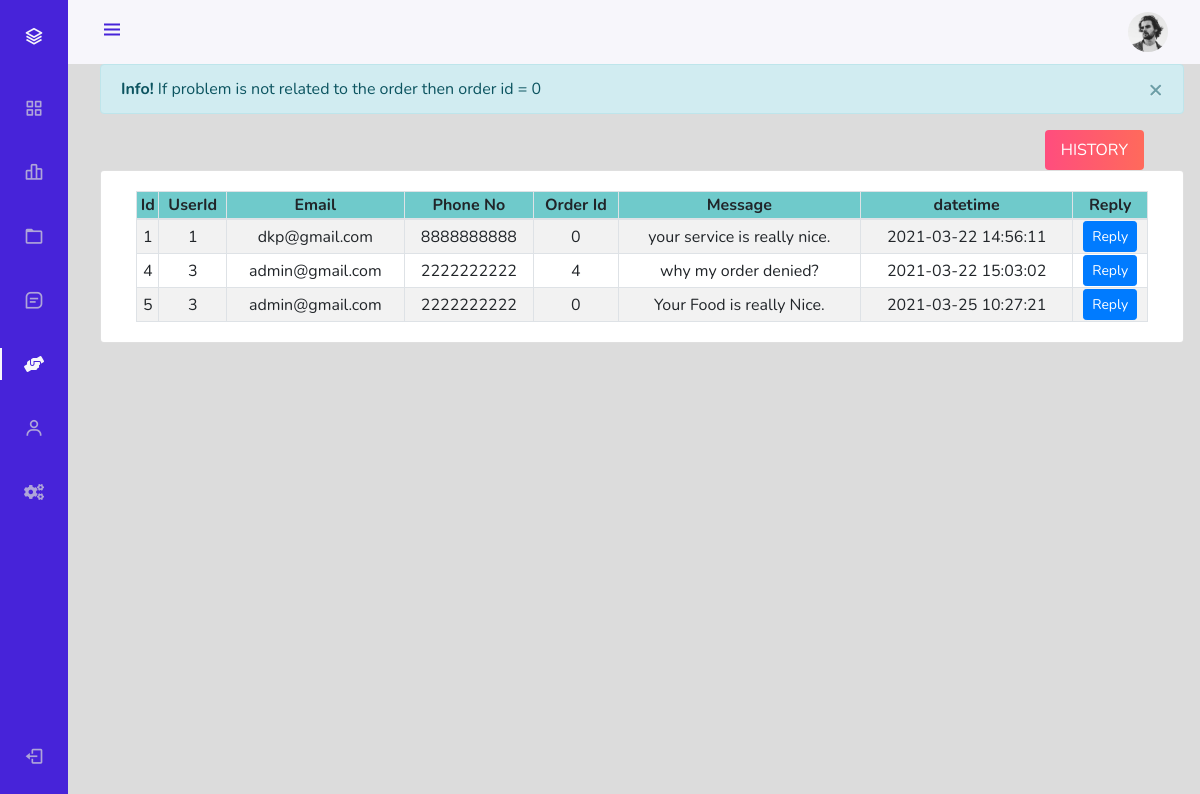
The app's page /admin/index.php?page=contactManage (signed in), older data.
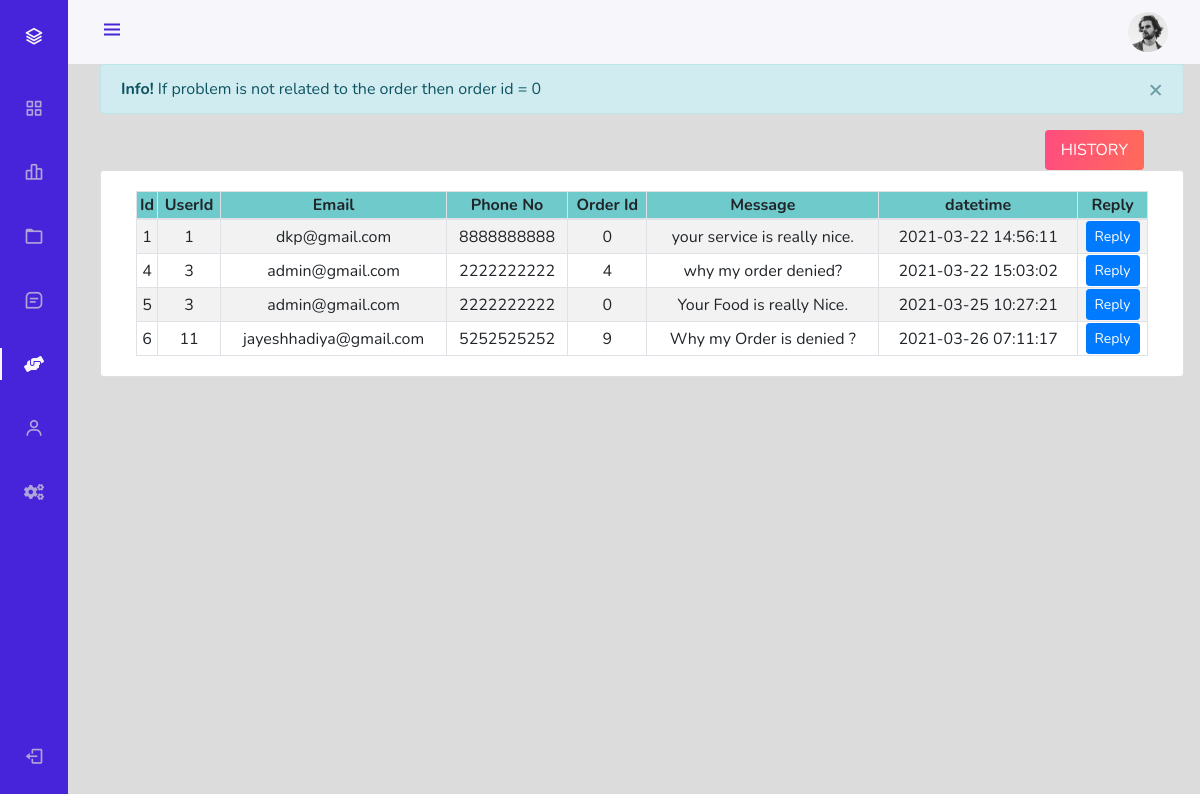
The same page, newer data.
### tables this page shows
CREATE TABLE `contact` (
  `contactId` int(21) NOT NULL,
  `userId` int(21) NOT NULL,
  `email` varchar(35) NOT NULL,
  `phoneNo` bigint(21) NOT NULL,
  `orderId` int(21) NOT NULL DEFAULT 0 COMMENT 'If problem is not related to the order then order id = 0',
  `message` text NOT NULL,
  `time` datetime NOT NULL DEFAULT current_timestamp()
);

### admin/contactManage.php (the view, shortened to what this page needs)
<div class="alert alert-info alert-dismissible fade show" role="alert" style="width:100%">
    <strong>Info!</strong> If problem is not related to the order then order id = 0
    <button type="button" class="close" data-dismiss="alert"><span aria-hidden="true">×</span></button>
</div>
<div style="margin-right: 32px;display: table;margin-left: auto;">
<button type="button" class="btn btn-danger-gradiant text-white border-0 py-2 px-3 mx-2" data-toggle="modal" data-target="#history"><span> HISTORY <i class="ti-arrow-right"></i></span></button>
</div>
<div class="container-fluid">
	<div class="row">
		<div class="card col-lg-12">
			<div class="card-body">
				<table class="table-striped table-bordered col-md-12 text-center">
                    <thead style="background-color: rgb(111 202 203);">
                        <tr>
                            <th>Id</th>
                            <th>UserId</th>
                            <th>Email</th>
                            <th>Phone No</th>
                            <th>Order Id</th>
                            <th>Message</th>
                            <th>datetime</th>
                            <th>Reply</th>
                        </tr>
                    </thead>
                    <tbody>
                        <?php
                            $sql = "SELECT * FROM contact";
                            $result = mysqli_query($conn, $sql);
                            while($row=mysqli_fetch_assoc($result)) {
                                $contactId = $row['contactId'];
                                $userId = $row['userId'];
                                $email = $row['email'];
                                $phoneNo = $row['phoneNo'];
                                $orderId = $row['orderId'];
                                $message = $row['message'];
                                $time = $row['time'];
                                echo '<tr>
                                        <td>' .$contactId. '</td>
                                        <td>' .$userId. '</td>
                                        <td>' .$email. '</td>
                                        <td>' .$phoneNo. '</td>
                                        <td>' .$orderId. '</td>
                                        <td>' .$message. '</td>
                                        <td>' .$time. '</td>
                                        <td class="text-center">
                                            <button class="btn btn-sm btn-primary" type="button" data-toggle="modal" data-target="#reply' .$contactId. '">Reply</button>
                                        </td>
                                    </tr>';
                            }
                        ?>
                    </tbody>
		        </table>
			</div>
		</div>
	</div>
</div>

Row changes from the older to the newer data that the page shows:
added contact: contactId "6", userId "11", email "jayeshhadiya@gmail.com", phoneNo "5252525252", orderId "9", message "Why my Order is denied ?", time "2021-03-26 07:11:17"
